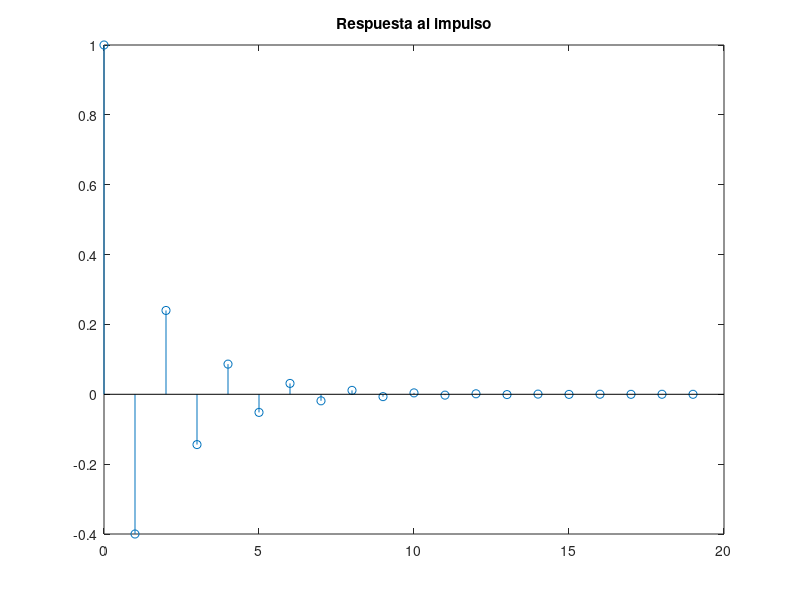

Reproduce this figure in MATLAB. (Note: this script raises an error after producing the figure.)
# Parte II

# Parámetros
N = 20;

# Función Delta
delta = zeros(1,N);
delta(1) = 1;

# Funciones de activación.
b= [1,0.2];
a= [1,0.6];

h= filter(b,a, delta)
stem(0:N-1, h); hold on; title('Respuesta al impulso')

# Parte III

# Parámetros
L = 10;

# Entrada
x1= 0:L-1;

# Método 1 - Convolución Lineal
y1 = conv(x1,h)

# Método 2 - Representación Matricial
M = L + N-1; # Longitud de salida.
h2= toeplitz([h, zeros(1,L-1)], [h(1), zeros(1,L-1)]);
y2= h2 * x1';
y2= y2'

# Método 3 - Convolución Circular
x2= [x, zeros(1,N-1)];
h2= [h, zeros(1,N-1)];

y3 = conv_circular(x2, h2, M)
